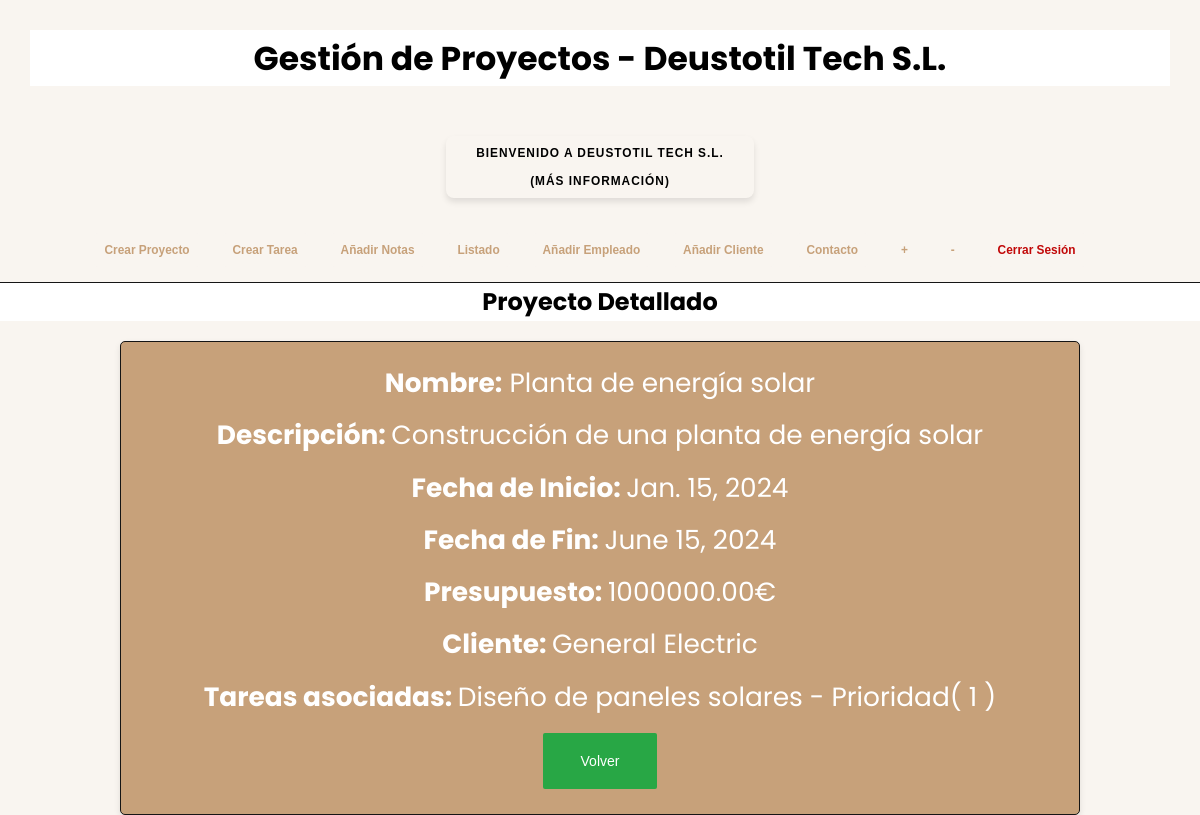
The app's page /DjangoGePrApp/detProyecto/1/ (signed in) with its own data.
### DjangoGePrApp/models.py (models this page shows, shortened)
class Proyecto(models.Model):
    nombre = models.CharField(max_length=100)
    descripcion = models.TextField()
    fecha_inicio = models.DateField()
    fecha_fin = models.DateField()
    presupuesto = models.DecimalField(max_digits=10, decimal_places=2)
    cliente = models.ForeignKey(
        Cliente, on_delete=models.CASCADE, related_name="proyectos"
    )

class Cliente(models.Model):
    nombre = models.CharField(max_length=100)
    telefono = models.CharField(max_length=20)
    direccion = models.CharField(max_length=255)
    def __str__(self):
        return self.nombre

class Tarea(models.Model):
    nombre = models.CharField(max_length=100)
    descripcion = models.TextField()
    fecha_inicio = models.DateField()
    fecha_fin = models.DateField()
    nivel_prioridad = models.IntegerField(
        validators=[MinValueValidator(1), MaxValueValidator(3)]
    )
    estado = models.CharField(max_length=50)
    proyecto = models.ForeignKey(
        Proyecto, on_delete=models.CASCADE, related_name="tareas"
    )
    responsable = models.ForeignKey(
        Empleado,
        on_delete=models.SET_NULL,
        null=True,
        related_name="tareas_responsables",
    )

### DjangoGePrApp/views.py (the view)
# urls.py: path('detProyecto/<int:proyecto_id>/', views.detProyecto, name='detProyecto'),
@login_required(login_url="login")
def detProyecto(request, proyecto_id):
    proyecto = Proyecto.objects.get(pk=proyecto_id)
    tareas = Tarea.objects.filter(proyecto=proyecto)
    context = {"titulo_pagina": "Proyecto Detallado", "pro": proyecto, "tareas": tareas}
    return render(request, "detProyecto.html", context)

### DjangoGePrApp/templates/detProyecto.html (shortened to what this page needs)
{% extends "index.html" %} {% block contenido %}
<div class="formulario">
  <div>
    <strong>Nombre:</strong> {{ pro.nombre }}
  </div>
  <div>
    <strong>Descripción: </strong> {{ pro.descripcion }}
  </div>
  <div>
    <strong>Fecha de Inicio: </strong> {{ pro.fecha_inicio }}
  </div>
  <div>
    <strong>Fecha de Fin: </strong> {{ pro.fecha_fin }}
  </div>
  <div>
    <strong>Presupuesto: </strong> {{ pro.presupuesto }}€
  </div>
  <div>
    <strong>Cliente: </strong> {{ pro.cliente }}
  </div>
  <div>
    <strong>Tareas asociadas: </strong>
    {% for tarea in tareas %}
    {{ tarea.nombre }} - Prioridad( {{ tarea.nivel_prioridad }} )
    {% empty %}
    <p>No hay tareas para este proyecto.</p>
    {% endfor %}
  </div>
  <button class="buttonCrear" type="submit">
    <a href="{% url 'listados' %}">Volver</a>
  </button>
</div>
{% endblock %}

### static/css/style.css (style rules this page uses)
:root { --primary-color: #c7a17a; --background-color: #f9f5f0; --dark-color: #151515; --accent-color: #efa162; --form-background: #5cb85c; --form-hover: #4cae4c; --btn-green: #28a745; --btn-green-hover: #218838; --btn-blue: #17a2b8; --btn-blue-hover: #138496; --btn-yellow: #ffc107; --btn-yellow-hover: #e0a800; --btn-red: #dc3545; --btn-red-hover: #c82333; ; }
body, html { height: 100%; font-family: "Poppins", sans-serif; font-size: 82.5%; box-sizing: border-box; margin: 0; padding: 0; background-color: var(--background-color); line-height: 1.6; }
* { margin: 0; padding: 0; box-sizing: border-box; }
a { text-decoration: none; }
button { padding: 8px 12px; margin: 5px 0; border: none; border-radius: 4px; cursor: pointer; transition: background-color 0.3s ease; font-size: 0.9rem; }
.formulario, .detallesProyecto, .detallesTarea, .detallesEmpleado, .detallesCliente { margin: 20px auto; padding: 20px; border: 1px solid var(--dark-color); background-color: var(--primary-color); border-radius: 5px; width: 80%; text-align: center; color: white; font-size: 2rem; box-shadow: 0 3px 6px rgba(0, 0, 0, 0.1); }
.formulario div, .detallesProyecto div, .detallesTarea div, .detallesEmpleado div, .detallesCliente div { margin-bottom: 10px; }
button[type="submit"] { background-color: var(--form-background); color: white; padding: 1rem 2rem; border-radius: 2px; cursor: pointer; }
button[type="submit"] a { color: white; cursor: pointer; }
.buttonCrear { font-size: 14px; padding: 10px 15px; border-radius: 5px; cursor: pointer; border: none; display: inline-flex; align-items: center; justify-content: center; }
.buttonCrear a { color: inherit; text-decoration: none; display: block; width: 100%; height: 100%; text-align: center; padding: 7px 11px; }
.buttonCrear[type="submit"] { background-color: #28a745; }

### records on screen
Proyecto: nombre "Planta de energía solar", descripcion "Construcción de una planta de energía solar", fecha_inicio "Jan. 15, 2024", fecha_fin "June 15, 2024", presupuesto "1000000.00", cliente "General Electric"
Tarea: nombre "Diseño de paneles solares", nivel_prioridad "1"

### other values on screen
{{ titulo_pagina }} "Proyecto Detallado"
